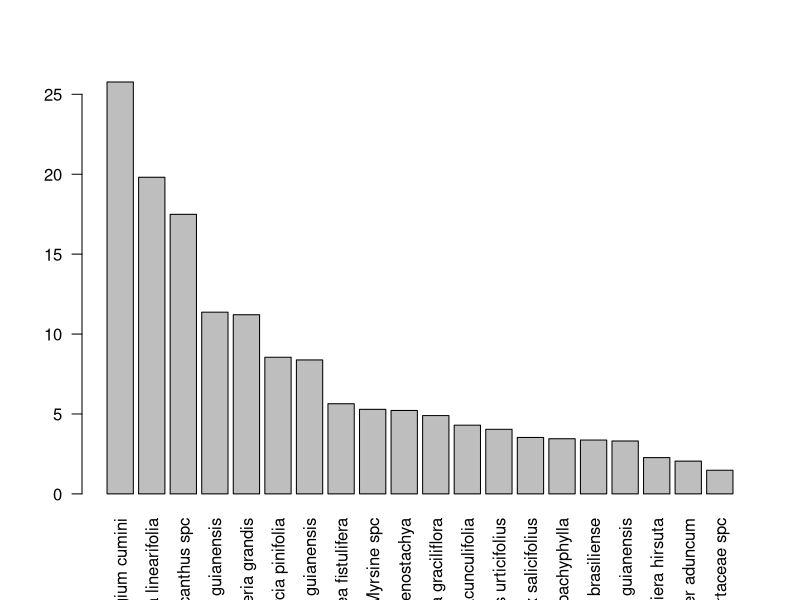

Here is the R script that generated this plot:

setwd("~/Desktop/metabarcode_cerrado/barcode_cerrado")

table_for_figure <- read.csv("For Fig 6 25 abr 2022.csv")
table_for_figure <- table_for_figure[1:20,]

rownames(table_for_figure) <- table_for_figure$species
barplot(table_for_figure$X, names.arg=table_for_figure$species, las=2)

